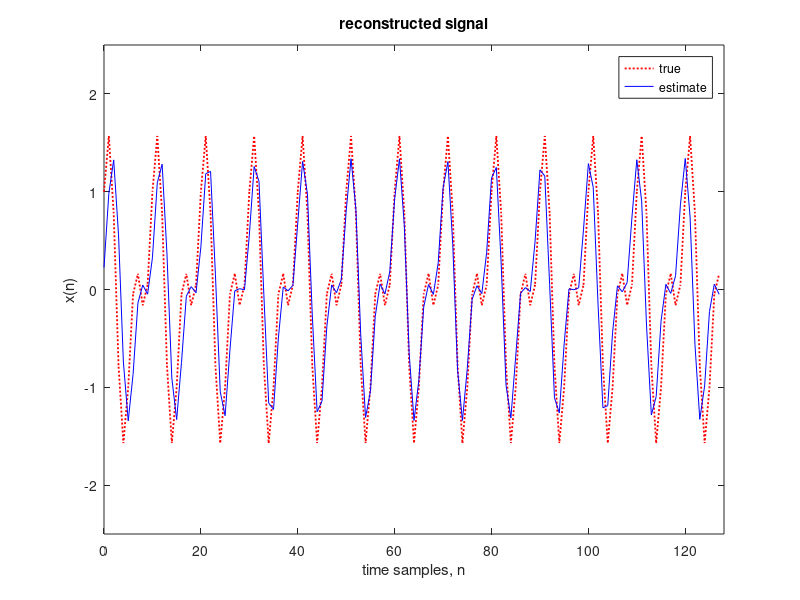

This figure's MATLAB source:
clear; clc;
load('X.mat');
for n = 0:1:127
    sum = 0;
    for i = 0:1:127
        wk = 2 * pi * i / 128;
        inner = X(i+1) * exp(j * wk * n);
        sum = sum + inner;
    end
    xn(n+1) = (1/128) * sum;
end
plot(0:1:127,xn,"Color",'r','LineStyle',':','LineWidth',1.3);
axis([0 128 -2.5 2.5]);
xlabel("time samples, n");
ylabel("x(n)");
hold on;
for i = 0:1:127
    if i==13 || i==26 || i==102 || i==115
    else
        X(i+1)=0;
    end
end
for n = 0:1:127
    sum = 0;
    for i = 0:1:127
        wk = 2 * pi * i / 128;
        inner = X(i+1) * exp(j * wk * n);
        sum = sum + inner;
    end
    xn(n+1) = (1/128) * sum;
end
plot(0:1:127,xn,"Color",'b');
legend("true","estimate");
title("reconstructed signal");
